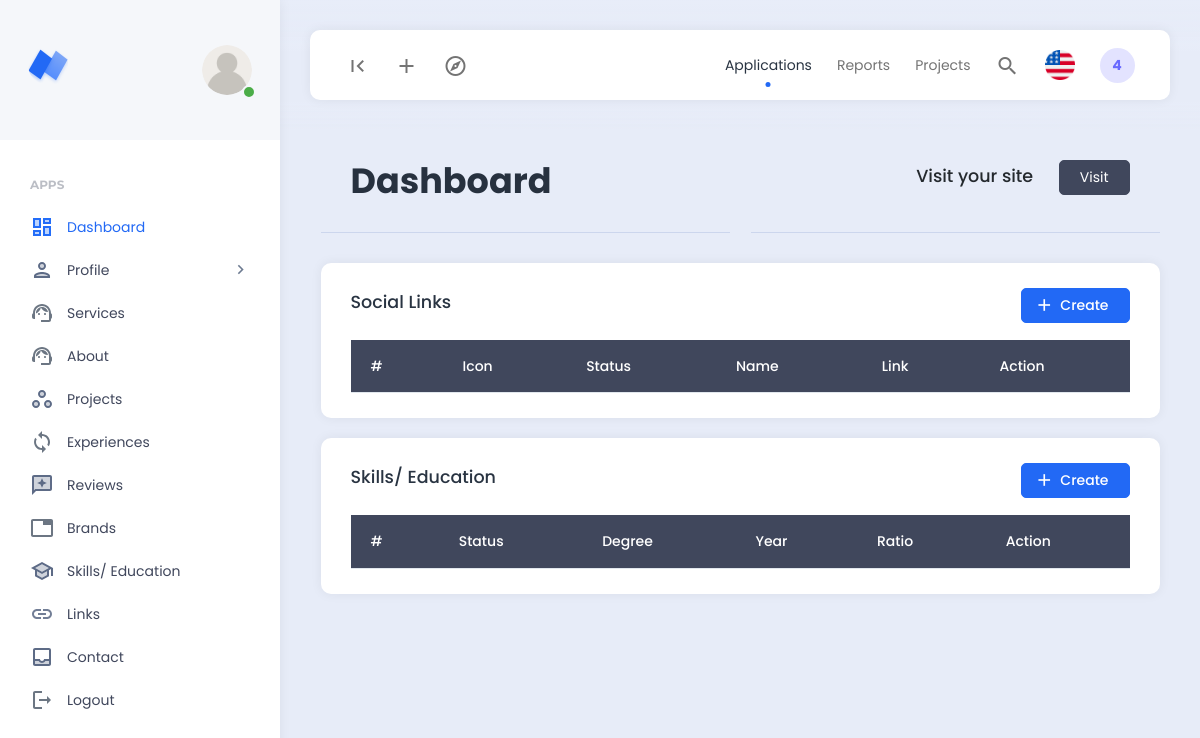
The page /frontend/dashboard/home/home.php on the database as committed earlier.
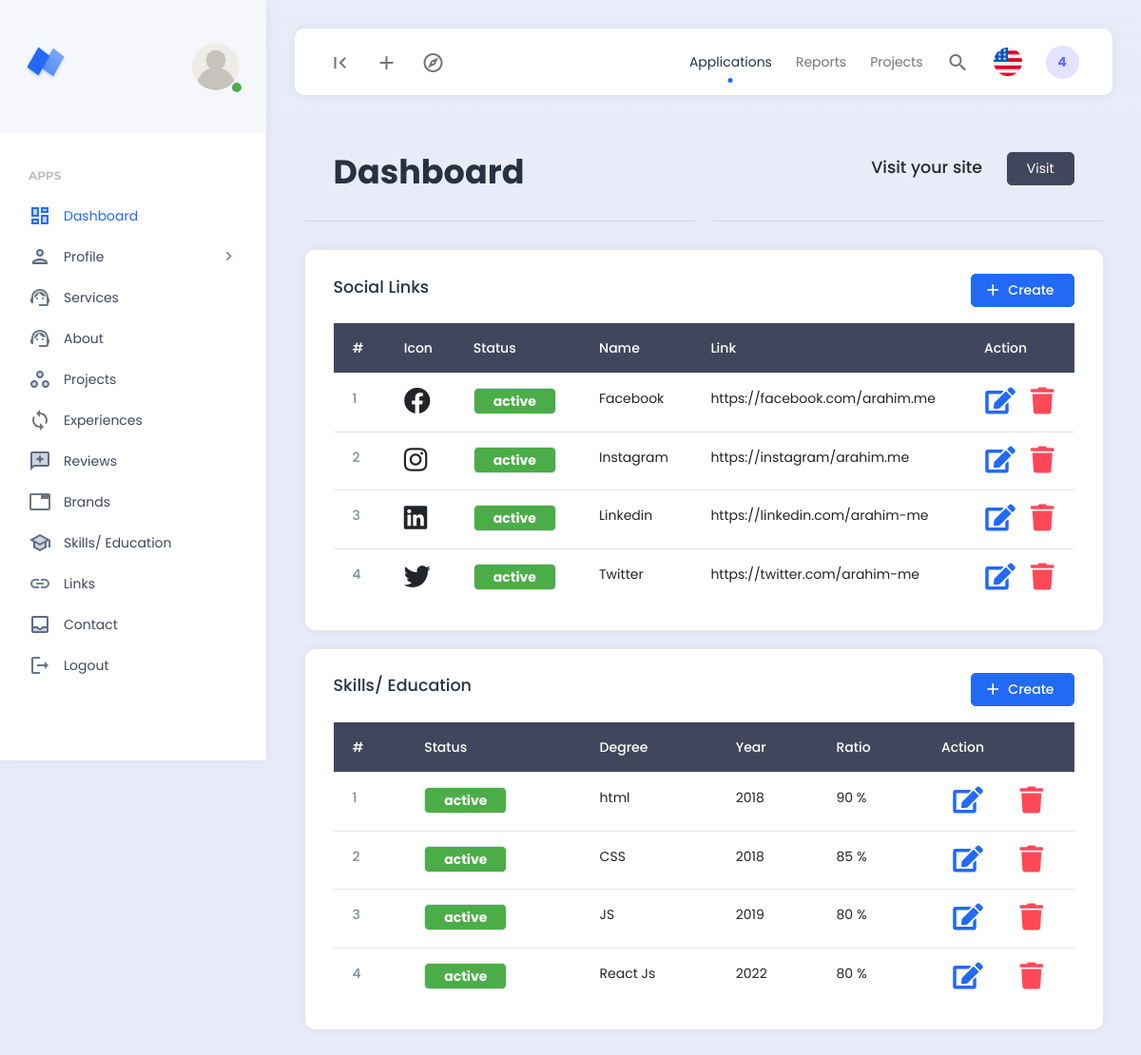
The same page on the database as committed later.
### tables this page shows
CREATE TABLE `links` (
  `id` int NOT NULL,
  `name` varchar(200) NOT NULL,
  `address` varchar(200) NOT NULL,
  `icon` varchar(200) NOT NULL,
  `status` varchar(200) NOT NULL DEFAULT 'deactive'
);

CREATE TABLE `education` (
  `id` int NOT NULL,
  `degree` varchar(200) NOT NULL,
  `year` varchar(200) NOT NULL,
  `ratio` varchar(200) NOT NULL,
  `status` varchar(200) NOT NULL DEFAULT 'deactive'
);

### frontend/dashboard/home/home.php (the view, shortened to what the changed rows need)
<?php
include "../master/header.php";
$skill_query = "SELECT * FROM education";
$skills = mysqli_query($db_connect, $skill_query);
$link_query = "SELECT * FROM links";
$links = mysqli_query($db_connect, $link_query);
?>
<div class="row">
    <div class="col">
        <div class="page-description">
            <h1>Dashboard</h1>
        </div>
    </div>
</div>
<div class="row">
    <div class="col-12">
        <div class="card">
            <div class="card-body">
                <div class="example-content">
                    <table class="table m-0">
                        <thead class="table-dark">
                            <tr>
                                <th scope="col">#</th>
                                <th scope="col">Icon</th>
                                <th scope="col">Status</th>
                                <th scope="col">Name</th>
                                <th scope="col">Link</th>
                                <th scope="col">Action</th>
                            </tr>
                        </thead>
                        <tbody>
                            <?php
                            $num = 1;
                            foreach ($links as $link): ?>
                                <tr>
                                    <th scope="row">
                                        <?= $num++ ?>
                                    </th>
                                    <td>
                                        <i class="fa-2x <?= $link['icon'] ?>"></i>
                                    </td>
                                    <td>
                                        <a href="store.php?linkstatus=<?= $link['id'] ?>"
                                            class="btn <?= ($link['status'] == 'active') ? 'badge bg-success' : 'badge bg-danger' ?>">
                                            <?= $link['status'] ?>
                                        </a>
                                    </td>
                                    <td>
                                        <?= $link['name'] ?>
                                    </td>
                                    <td>
                                        <?= $link['address'] ?>
                                    </td>
                                    <td>
                                        <div class="d-flex justify-content-around">
                                            <a href="editlink.php?editlink=<?= $link['id'] ?>" class="text-primary">
                                                <i class="fa-2x fas fa-edit"></i>
                                            </a>
                                            <a href="store.php?deletelink=<?= $link['id'] ?>" class="text-danger ms-3">
                                                <i class="fa-2x fas fa-trash"></i>
                                            </a>
                                        </div>
                                    </td>
                                </tr>
                            <?php endforeach; ?>
                        </tbody>
                    </table>
                </div>
            </div>
        </div>
        <div class="card">
            <div class="card-body">
                <div class="example-content">
                    <table class="table m-0">
                        <thead class="table-dark">
                            <tr>
                                <th scope="col">#</th>
                                <th scope="col">Status</th>
                                <th scope="col">Degree</th>
                                <th scope="col">Year</th>
                                <th scope="col">Ratio</th>
                                <th scope="col">Action</th>
                            </tr>
                        </thead>
                        <tbody>
                            <?php
                            $num = 1;
                            foreach ($skills as $skill): ?>
                                <tr>
                                    <th scope="row">
                                        <?= $num++ ?>
                                    </th>
                                    <td>
                                        <a href="store.php?skillstatus=<?= $skill['id'] ?>"
                                            class="btn <?= ($skill['status'] == 'active') ? 'badge bg-success' : 'badge bg-danger' ?>">
                                            <?= $skill['status'] ?>
                                        </a>
                                    </td>
                                    <td>
                                        <?= $skill['degree'] ?>
                                    </td>
                                    <td>
                                        <?= $skill['year'] ?>
                                    </td>
                                    <td>
                                        <?= $skill['ratio'] ?> %
                                    </td>
                                    <td>
                                        <div class="d-flex justify-content-around">
                                            <a href="editskill.php?editskill=<?= $skill['id'] ?>" class="text-primary">
                                                <i class="fa-2x fas fa-edit"></i>
                                            </a>
                                            <a href="store.php?deleteskill=<?= $skill['id'] ?>" class="text-danger ms-3">
                                                <i class="fa-2x fas fa-trash"></i>
                                            </a>
                                        </div>
                                    </td>
                                </tr>
                            <?php endforeach; ?>
                        </tbody>
                    </table>
                </div>
            </div>
        </div>
    </div>
</div>
<?php
include "../master/footer.php";
?>

Rows that differ between the two databases and show on the page:
added links: status "active", name "Facebook", address "https://facebook.com/arahim.me"
added links: status "active", name "Instagram", address "https://instagram/arahim.me"
added links: status "active", name "Linkedin", address "https://linkedin.com/arahim-me"
added links: status "active", name "Twitter", address "https://twitter.com/arahim-me"
added education: status "active", degree "html", year "2018", ratio "90"
added education: status "active", degree "CSS", year "2018", ratio "85"
added education: status "active", degree "JS", year "2019", ratio "80"
added education: status "active", degree "React Js", year "2022", ratio "80"
